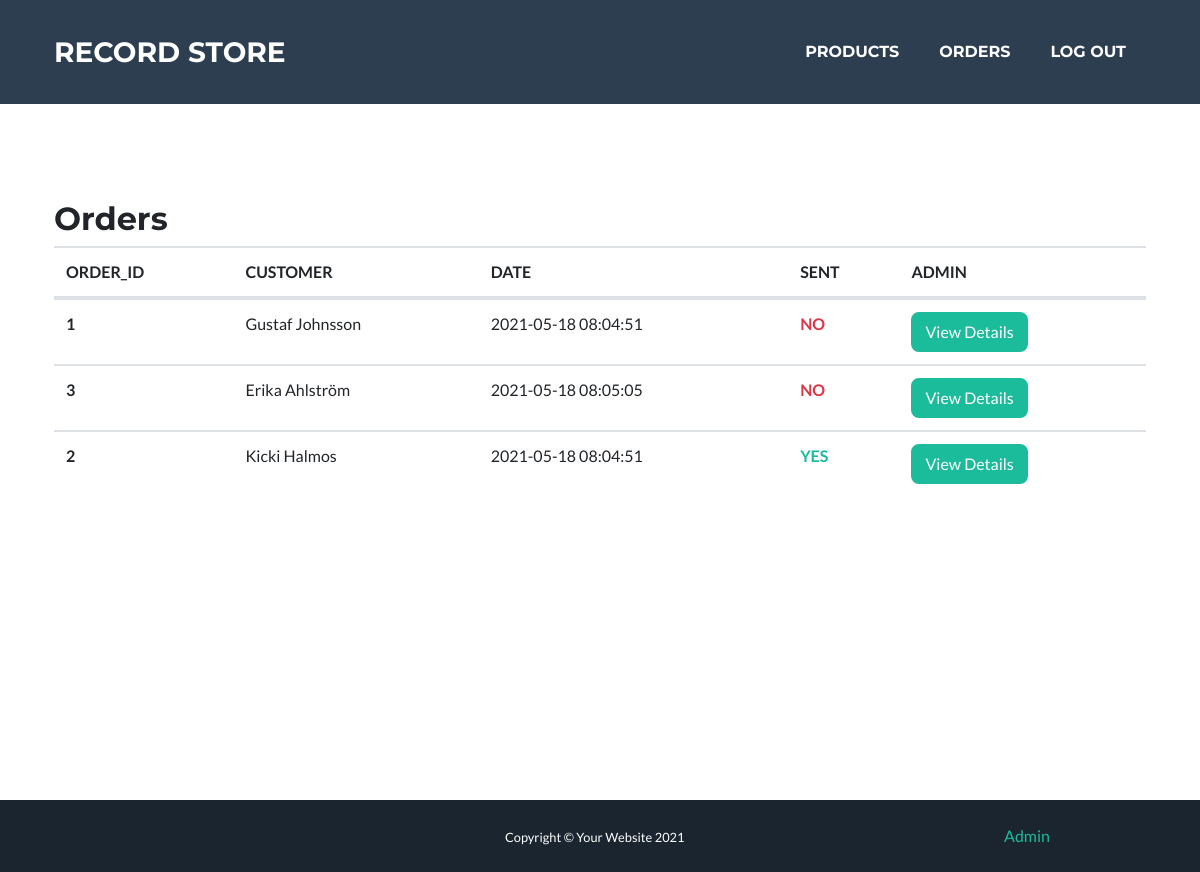
Before: /admin/orders (signed in) with the older database file.
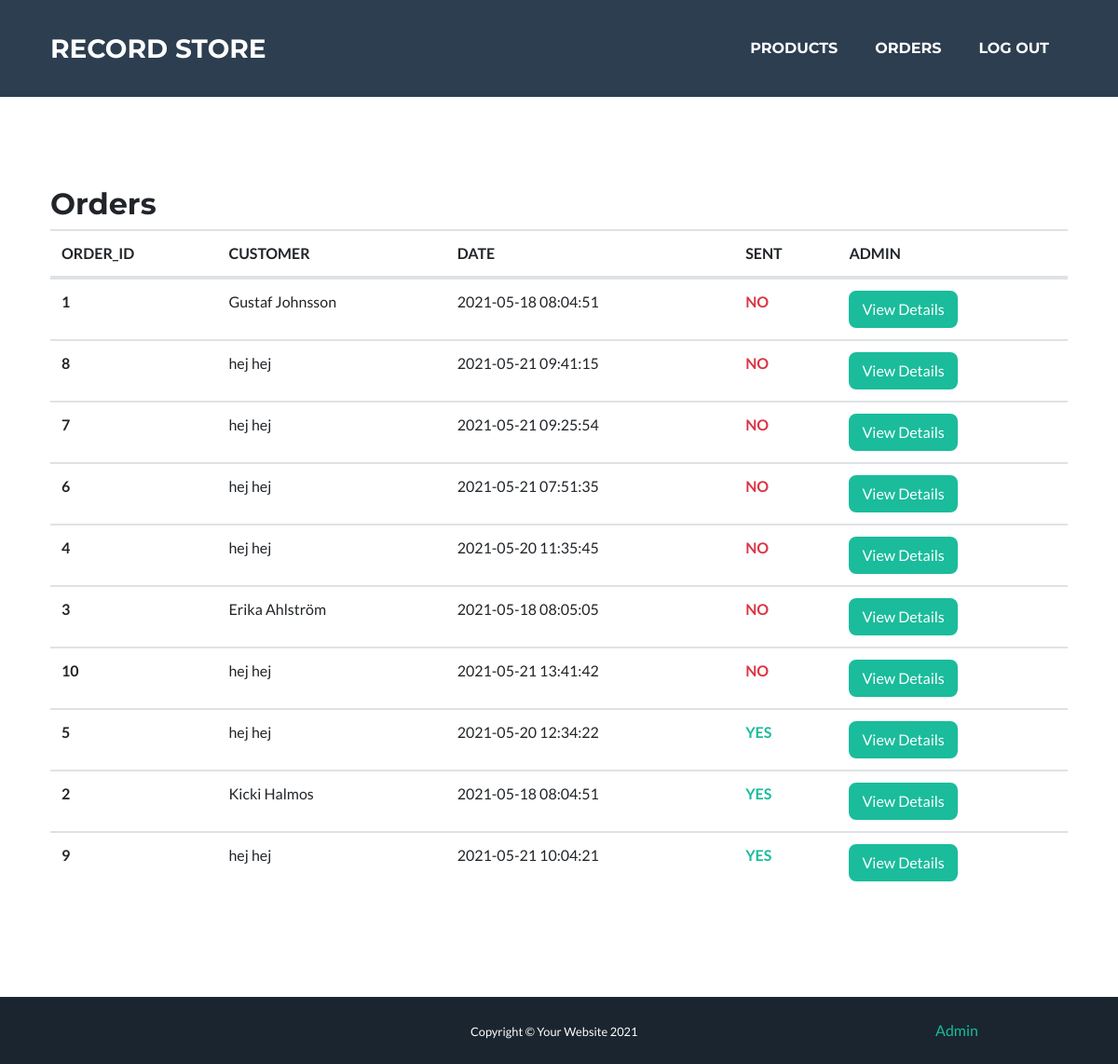
After: the same page with the newer database file.
### tables this page shows
CREATE TABLE `orders` (
  `id_order` int(11) NOT NULL,
  `sent` tinyint(1) DEFAULT NULL,
  `timestamp` timestamp NULL DEFAULT CURRENT_TIMESTAMP,
  `id_customer` int(11) NOT NULL
);

### models/Database.php (called while the page is built, shortened)
<?php
class Database
{
    private $conn = null;
    public function __construct($database, $username = "root", $password = "root", $servername = "localhost")
    {
        $dsn = "mysql:host=$servername;dbname=$database;charset=UTF8";
        try {
            $this->conn = new PDO($dsn, $username, $password);
            $this->conn->setAttribute(PDO::ATTR_ERRMODE, PDO::ERRMODE_EXCEPTION);
        } catch (PDOException $e) {
            echo "Connection failed: " . $e->getMessage();
        }
    }
    private function execute($statement, $input_parameters = [])
    {
        try {
            $stmt = $this->conn->prepare($statement);
            $stmt->execute($input_parameters);
            return $stmt;
        } catch (PDOException $e) {
            echo "Error: " . $e->getMessage() . "<br>";
            throw new Exception($e->getMessage());
        }
    }
    public function select($statement, $input_parameters = [])
    {
        $stmt = $this->execute($statement, $input_parameters);
        return $stmt->fetchAll();
    }
}

### models/AdminModel.php (called while the page is built, shortened)
<?php
class AdminModel
{
    private $db;
    public function __construct($database)
    {
        $this->db = $database;
    }
    public function fetchAllOrders()
    {
        $orders = $this->db->select(
            "SELECT o.id_order, o.sent, o.timestamp, CONCAT(c.firstname, ' ', c.lastname) AS name
            FROM orders o
            JOIN customers c
            ON o.id_customer = c.id_customer
            ORDER BY o.sent ASC
            ");
        return $orders;
    }
}

### views/AdminView.php (the view, shortened to what this page needs)
<?php
class AdminView
{
    public function viewHeader($title)
    {
        include_once("views/partials/header.php");
    }
    public function viewFooter()
    {
        include_once("views/partials/footer.php");
    }
    public function viewTableRowOrders($order)
    {
        $destination = URLROOT . "admin";
        $sent = $order["sent"] ? "<strong class='text-primary'>YES</strong>" : "<strong class='text-danger'>NO</strong>";
        $tableRow = <<<HTML
            <tr>
            <th scope="row">$order[id_order]</th>
            <td>
                $order[name]
            </td>
            <td>
                $order[timestamp]
            </td>
            <td>
               $sent
            </td>
            <td>
                <a class="btn btn-primary" href="$destination/orders/$order[id_order]">View Details</a>
            </td>
            </tr>
        HTML;
        echo $tableRow;
    }
    public function viewAllOrders($orders)
    {
        $tableStart = <<<HTML
        <div class="container masthead min-vh-100">
            <h2>Orders</h2>
            <table class="table mt-2">
                <thead>
                    <tr>
                    <th scope="col">ORDER_ID</th>
                    <th scope="col">CUSTOMER</th>
                    <th scope="col">DATE</th>
                    <th scope="col">SENT</th>
                    <th scope="col">ADMIN</th>
                    </tr>
                </thead>
                <tbody>
        HTML;
        echo $tableStart;
        foreach ($orders as $order) {
            $this->viewTableRowOrders($order);
        }
        $tableEnd = <<<HTML
            </tbody>
            </table>
        </div>
        HTML;
        echo $tableEnd;
    }
}

### index.php (shortened to what this page needs)
<?php
require_once("models/Database.php");
require_once("models/AdminModel.php");
require_once("views/AdminView.php");
require_once("controllers/AdminController.php");
$database = new Database("recordstoreDB", "root", "root");
$adminModel = new AdminModel($database);
$adminView  = new AdminView();
$adminController = new AdminController($adminModel, $adminView);
$url = getUrl();
$page = $url[0] ?? "";
$show = $url[1] ?? "";
$id = $url[2] ?? "";
switch ($page) {
    case "admin":
        $adminController->admin($show, $id);
        break;
}
function getUrl()
{
    if (isset($_GET['url'])) {
        $url = rtrim($_GET['url'], '/');
        $url = filter_var($url, FILTER_SANITIZE_URL);
        $url = explode('/', $url);
        return $url;
    }
}

### views/partials/header.php (shortened to what this page needs)
<?php
function navigation()
{
    $destination = URLROOT;
    $list = "";
    if (isset($_SESSION['customer'])) {
        $listItems = [
            ['path' => 'logout.php', 'title' => 'Log Out'],
            ['path' => 'cart', 'title' => "<i id='cart-icon' class='bx bx-cart'></i>"]
        ];
    } else if (isset($_SESSION['admin'])) {
        $listItems = [
            ['path' => 'admin/products', 'title' => 'Products'],
            ['path' => 'admin/orders', 'title' => 'Orders'],
            ['path' => 'logout.php', 'title' => 'Log Out'],
        ];
    } else {
        $listItems = [
            ['path' => 'register', 'title' => 'Register'],
            ['path' => 'login', 'title' => 'Log in'],
        ];
    }
    foreach ($listItems as $listItem) {
        $list .= "<li class='nav-item mx-0 mx-lg-1'><a class='nav-link py-3 px-0 px-lg-3 rounded js-scroll-trigger' href=$destination$listItem[path]>$listItem[title]</a></li>";
    }
    echo $list;
}
?>
<!DOCTYPE html>
<html lang="en">
<head>
    <link href='https://unpkg.com/boxicons@2.0.7/css/boxicons.min.css' rel='stylesheet'>
    <link rel="stylesheet" href="<?= URLROOT ?>/css/styles.css">
</head>
<body id="page-top">
    <nav class="navbar navbar-expand-lg bg-secondary text-uppercase fixed-top" id="mainNav">
        <div class="container">
            <a class="navbar-brand js-scroll-trigger" href="<?= URLROOT ?>">Record Store</a>
            <div class="collapse navbar-collapse" id="navbarResponsive">
                <ul class="navbar-nav ml-auto">
                    <?php
                    navigation();
                    ?>
                </ul>
            </div>
        </div>
    </nav>

### controllers/AdminController.php (shortened to what this page needs)
<?php
class AdminController
{
    private $model;
    private $view;
    public function __construct($model, $view)
    {
        $this->model = $model;
        $this->view = $view;
    }
    public function admin($param, $id)
    {
        $this->getHeader("Admin");
        switch ($param) {
            case "orders":
                if ($id) $this->orderDetails();
                else $this->orders();
                break;
        }
        $this->getFooter();
    }
    private function orders()
    {
        $orders = $this->getAllOrders();
        $this->view->viewAllOrders($orders);
    }
    private function getHeader($title)
    {
        $this->view->viewHeader($title);
    }
    private function getAllOrders()
    {
        return $this->model->fetchAllOrders();
    }
    private function getFooter()
    {
        $this->view->viewFooter();
    }
}

### views/partials/footer.php (shortened to what this page needs)
<footer>
    <div class="copyright py-4 text-white">
        <div class="container">
            <div class="row">
                <div class="col-10">
                    <small class="offset-6">
                        Copyright &copy; Your Website
                    </small>
                </div>
                <div class="col-2">
                    <a href="<?= URLROOT ?>admin" class="">Admin</a>
                </div>
            </div>
        </div>
    </div>
</footer>
</body>
</html>

Changed rows visible on the page:
added orders: id_order "8", order "hej hej", timestamp "2021-05-21 09:41:15", sent "NO"
added orders: id_order "7", order "hej hej", timestamp "2021-05-21 09:25:54", sent "NO"
added orders: id_order "6", order "hej hej", timestamp "2021-05-21 07:51:35", sent "NO"
added orders: id_order "4", order "hej hej", timestamp "2021-05-20 11:35:45", sent "NO"
added orders: id_order "10", order "hej hej", timestamp "2021-05-21 13:41:42", sent "NO"
added orders: id_order "5", order "hej hej", timestamp "2021-05-20 12:34:22", sent "YES"
added orders: id_order "9", order "hej hej", timestamp "2021-05-21 10:04:21", sent "YES"
